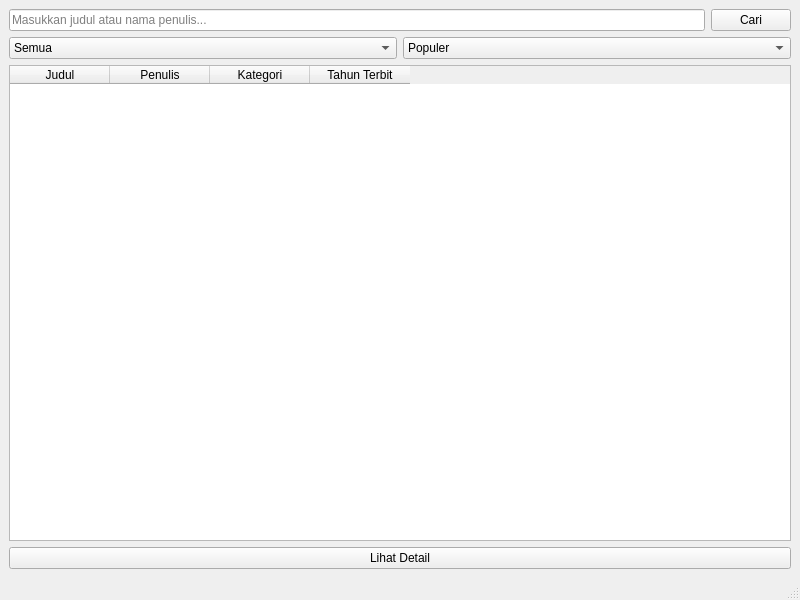
<?xml version="1.0" encoding="UTF-8"?>
<ui version="4.0">
 <class>MainWindow</class>
 <widget class="QMainWindow" name="MainWindow">
  <property name="geometry">
   <rect>
    <x>0</x>
    <y>0</y>
    <width>800</width>
    <height>600</height>
   </rect>
  </property>
  <property name="windowTitle">
   <string>Cari Buku</string>
  </property>
  <widget class="QWidget" name="centralwidget">
   <layout class="QVBoxLayout" name="verticalLayout">
    <item>
     <layout class="QHBoxLayout" name="searchLayout">
      <item>
       <widget class="QLineEdit" name="searchBar">
        <property name="placeholderText">
         <string>Masukkan judul atau nama penulis...</string>
        </property>
       </widget>
      </item>
      <item>
       <widget class="QPushButton" name="searchButton">
        <property name="text">
         <string>Cari</string>
        </property>
       </widget>
      </item>
     </layout>
    </item>
    <item>
     <layout class="QHBoxLayout" name="filterLayout">
      <item>
       <widget class="QComboBox" name="categoryDropdown">
        <item>
         <property name="text">
          <string>Semua</string>
         </property>
        </item>
        <item>
         <property name="text">
          <string>Fiksi</string>
         </property>
        </item>
        <item>
         <property name="text">
          <string>Non-Fiksi</string>
         </property>
        </item>
        <item>
         <property name="text">
          <string>Sains</string>
         </property>
        </item>
        <item>
         <property name="text">
          <string>Sejarah</string>
         </property>
        </item>
       </widget>
      </item>
      <item>
       <widget class="QComboBox" name="sortDropdown">
        <item>
         <property name="text">
          <string>Populer</string>
         </property>
        </item>
        <item>
         <property name="text">
          <string>Terbaru</string>
         </property>
        </item>
        <item>
         <property name="text">
          <string>A-Z</string>
         </property>
        </item>
        <item>
         <property name="text">
          <string>Z-A</string>
         </property>
        </item>
       </widget>
      </item>
     </layout>
    </item>
    <item>
     <widget class="QTableWidget" name="resultsTable">
      <column>
       <property name="text">
        <string>Judul</string>
       </property>
      </column>
      <column>
       <property name="text">
        <string>Penulis</string>
       </property>
      </column>
      <column>
       <property name="text">
        <string>Kategori</string>
       </property>
      </column>
      <column>
       <property name="text">
        <string>Tahun Terbit</string>
       </property>
      </column>
     </widget>
    </item>
    <item>
     <widget class="QPushButton" name="detailsButton">
      <property name="text">
       <string>Lihat Detail</string>
      </property>
     </widget>
    </item>
   </layout>
  </widget>
  <widget class="QStatusBar" name="statusbar"/>
 </widget>
 <resources/>
 <connections/>
</ui>
